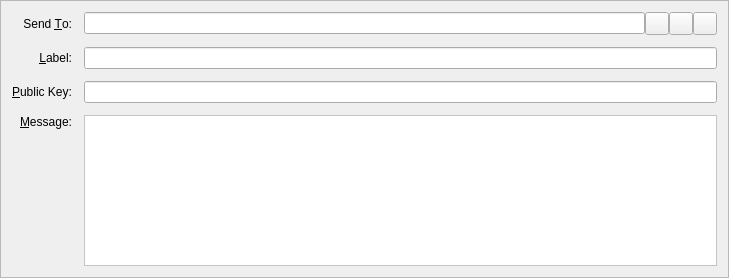
<?xml version="1.0" encoding="UTF-8"?>
<ui version="4.0">
 <class>SendMessagesEntry</class>
 <widget class="QFrame" name="SendMessagesEntry">
  <property name="geometry">
   <rect>
    <x>0</x>
    <y>0</y>
    <width>729</width>
    <height>278</height>
   </rect>
  </property>
  <property name="windowTitle">
   <string>Form</string>
  </property>
  <property name="styleSheet">
   <string notr="true"/>
  </property>
  <property name="frameShape">
   <enum>QFrame::StyledPanel</enum>
  </property>
  <property name="frameShadow">
   <enum>QFrame::Sunken</enum>
  </property>
  <layout class="QGridLayout" name="gridLayout">
   <property name="spacing">
    <number>12</number>
   </property>
   <item row="3" column="2">
    <layout class="QHBoxLayout" name="sendToLayout">
     <property name="spacing">
      <number>0</number>
     </property>
     <item>
      <widget class="QValidatedLineEdit" name="sendTo">
       <property name="toolTip">
        <string>&lt;html&gt;&lt;head/&gt;&lt;body&gt;&lt;p&gt;The address to send the message to  (e.g. Fibre7KHzUQJnSdzvpiigEGxseKkDhQToX)&lt;/p&gt;&lt;/body&gt;&lt;/html&gt;</string>
       </property>
       <property name="maxLength">
        <number>34</number>
       </property>
      </widget>
     </item>
     <item>
      <widget class="QToolButton" name="addressBookButton">
       <property name="toolTip">
        <string>Choose address from address book</string>
       </property>
       <property name="text">
        <string/>
       </property>
       <property name="icon">
        <iconset resource="../bitcoin.qrc">
         <normaloff>:/icons/address-book</normaloff>:/icons/address-book</iconset>
       </property>
       <property name="shortcut">
        <string>Alt+A</string>
       </property>
      </widget>
     </item>
     <item>
      <widget class="QToolButton" name="pasteButton">
       <property name="toolTip">
        <string>Paste address from clipboard</string>
       </property>
       <property name="text">
        <string/>
       </property>
       <property name="icon">
        <iconset resource="../bitcoin.qrc">
         <normaloff>:/icons/editpaste</normaloff>:/icons/editpaste</iconset>
       </property>
       <property name="shortcut">
        <string>Alt+P</string>
       </property>
      </widget>
     </item>
     <item>
      <widget class="QToolButton" name="deleteButton">
       <property name="toolTip">
        <string>Remove this recipient</string>
       </property>
       <property name="text">
        <string/>
       </property>
       <property name="icon">
        <iconset resource="../bitcoin.qrc">
         <normaloff>:/icons/remove</normaloff>:/icons/remove</iconset>
       </property>
      </widget>
     </item>
    </layout>
   </item>
   <item row="6" column="0">
    <widget class="QLabel" name="messageLabel">
     <property name="text">
      <string>&amp;Message:</string>
     </property>
     <property name="alignment">
      <set>Qt::AlignRight|Qt::AlignTop|Qt::AlignTrailing</set>
     </property>
     <property name="buddy">
      <cstring>messageText</cstring>
     </property>
    </widget>
   </item>
   <item row="3" column="0">
    <widget class="QLabel" name="label_2">
     <property name="text">
      <string>Send &amp;To:</string>
     </property>
     <property name="alignment">
      <set>Qt::AlignRight|Qt::AlignTrailing|Qt::AlignVCenter</set>
     </property>
     <property name="buddy">
      <cstring>sendTo</cstring>
     </property>
    </widget>
   </item>
   <item row="6" column="2">
    <widget class="QValidatedTextEdit" name="messageText">
     <property name="mouseTracking">
      <bool>true</bool>
     </property>
     <property name="focusPolicy">
      <enum>Qt::WheelFocus</enum>
     </property>
     <property name="styleSheet">
      <string notr="true">color: black;
background-color: #ffffff;
</string>
     </property>
     <property name="tabChangesFocus">
      <bool>false</bool>
     </property>
    </widget>
   </item>
   <item row="4" column="2">
    <widget class="QValidatedLineEdit" name="addAsLabel">
     <property name="enabled">
      <bool>true</bool>
     </property>
     <property name="toolTip">
      <string>Enter a label for this address to add it to your address book</string>
     </property>
    </widget>
   </item>
   <item row="4" column="0">
    <widget class="QLabel" name="label_4">
     <property name="text">
      <string>&amp;Label:</string>
     </property>
     <property name="alignment">
      <set>Qt::AlignRight|Qt::AlignTrailing|Qt::AlignVCenter</set>
     </property>
     <property name="buddy">
      <cstring>addAsLabel</cstring>
     </property>
    </widget>
   </item>
   <item row="5" column="0">
    <widget class="QLabel" name="publicKeyLabel">
     <property name="text">
      <string>&amp;Public Key:</string>
     </property>
     <property name="buddy">
      <cstring>publicKey</cstring>
     </property>
    </widget>
   </item>
   <item row="5" column="2">
    <widget class="QValidatedLineEdit" name="publicKey"/>
   </item>
  </layout>
 </widget>
 <customwidgets>
  <customwidget>
   <class>QValidatedLineEdit</class>
   <extends>QLineEdit</extends>
   <header>qvalidatedlineedit.h</header>
  </customwidget>
  <customwidget>
   <class>QValidatedTextEdit</class>
   <extends>QPlainTextEdit</extends>
   <header>qvalidatedtextedit.h</header>
  </customwidget>
 </customwidgets>
 <resources>
  <include location="../bitcoin.qrc"/>
 </resources>
 <connections/>
</ui>
